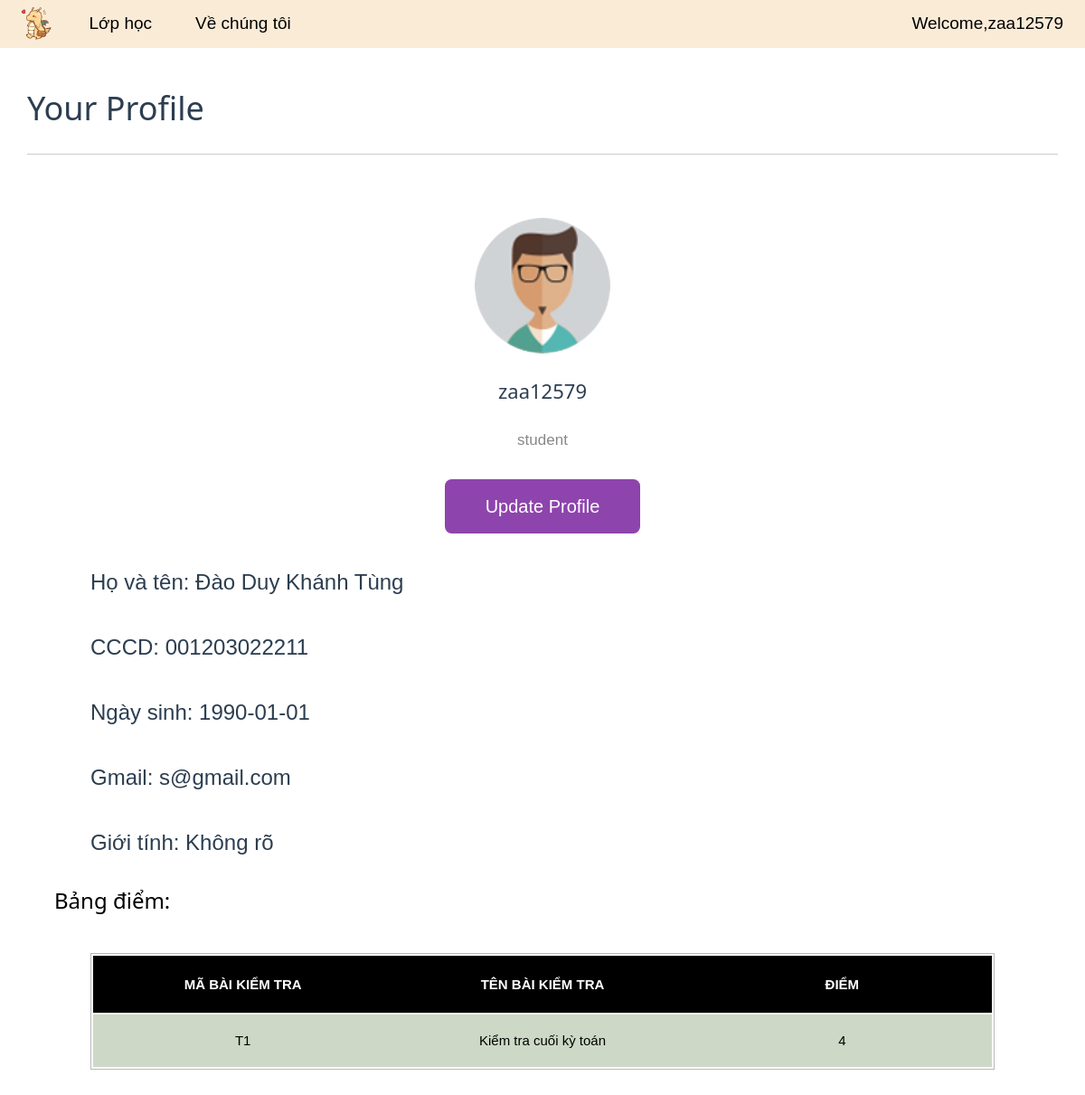
Page /html/profile.php (signed in) on the committed database.
### tables this page shows
CREATE TABLE `user` (
  `ID` int(12) NOT NULL,
  `Username` varchar(18) NOT NULL,
  `Name` varchar(50) DEFAULT NULL,
  `CCCD` varchar(12) DEFAULT NULL,
  `Date_of_birth` date NOT NULL,
  `Gmail` varchar(50) NOT NULL,
  `Password` varchar(32) NOT NULL,
  `Gender` varchar(14) DEFAULT NULL,
  `Signup_date` date NOT NULL DEFAULT current_timestamp(),
  `Active` varchar(12) NOT NULL DEFAULT 'Off'
);

CREATE TABLE `test_result` (
  `Test_id` varchar(3) NOT NULL,
  `Username` varchar(18) NOT NULL,
  `Test_name` varchar(50) NOT NULL,
  `Score` int(3) DEFAULT NULL
);

### html/profile.php (the view, shortened to what this page needs)
<!DOCTYPE html>
<html>
<head>
  <link rel="stylesheet" href="/css/navigation-bar.css">
  <link rel="stylesheet" href="https://cdnjs.cloudflare.com/ajax/libs/font-awesome/6.1.2/css/all.min.css">
  <link rel="stylesheet" type="text/css" href="../css/profile.css">
  <link rel="stylesheet" type="text/css" type="text/css" href="../css/w3.css">
  <link rel="stylesheet" type="text/css" href="../css/navigation-bar.css">
  <link rel="stylesheet" type="text/css" href="../css/table.css">
</head>
<?php
include("./config.php")
?>
<body>
  <div class="w3-bar" style="background-color: antiquewhite;">
    <a class="w3-bar-item w3-button" href="/Btl/xay-dung-web-hoc-online/html/menu.php"><img src="/Btl/xay-dung-web-hoc-online/image/icon/dragon-removebg-preview.png" class="logo"></a>
    <div class="w3-hide-small dropdown-menu-big">
      <div class="w3-dropdown-hover w3-bar-block w3-padding-large">
        <span>Lớp học</span>
      </div>
      <a class="w3-bar-item w3-button w3-padding-large" href="/Btl/xay-dung-web-hoc-online/html/about.html">Về chúng tôi</a>
    </div>
    <div class="authorize">
      <?php if (isset($_SESSION['login_user'])) : ?>
        <?php
        $user_check = $_SESSION['login_user'];
        $ses_sql = mysqli_query($db, "select Username from user where Username = '$user_check' ");
        $row = mysqli_fetch_array($ses_sql, MYSQLI_ASSOC);
        $login_session = $row['Username'];
        echo '<a class="w3-bar-item w3-button w3-right w3-padding-large" href="/Btl/xay-dung-web-hoc-online/html/profile.php">Welcome,' . $login_session . '</a>';
        ?>
      <?php else : ?>
        <a class="w3-bar-item w3-button w3-right w3-padding-large" onclick="login()" href="/Btl/xay-dung-web-hoc-online/html/dang-nhap.php">Đăng
          nhập</a>
        <a class="w3-bar-item w3-button w3-right w3-padding-large" href="/Btl/xay-dung-web-hoc-online/html/dang-ky.php">Đăng Ký</a>
      <?php endif; ?>
    </div>
  </div>
  <section class="user-profile">
    <h1 class="heading">Your profile</h1>
    <div class="info">
      <div class="user">
        <img src="../image/anh-bia/pic-1.jpg" alt="">
        <?php
        $sql = "SELECT * FROM user WHERE username='$login_session'";
        $result = mysqli_query($db, $sql);
        $row = mysqli_fetch_assoc($result);
        echo ('<h3>' . $login_session . '</h3>')
        ?>
        <p>student</p>
        <a href="./updateprofile.php" class="inline-btn">update profile</a>
      </div>
      <div class="profile">
        <?php
        echo ('<p class:"info">Họ và tên: ' . $row['Name'] . '</p>');
        echo ('<p class:"info">CCCD: ' . $row['CCCD'] . '</p>');
        echo ('<p class:"info">Ngày sinh: ' . $row['Date_of_birth'] . '</p>');
        echo ('<p class:"info">Gmail: ' . $row['Gmail'] . '</p>');
        echo ('<p class:"info">Giới tính: ' . $row['Gender'] . '</p>');
        ?>
      </div>
      <h3>Bảng điểm:</h3>
    </div>
    <div class="container">
      <table>
        <thead>
          <tr class="table_header">
            <th class="hd"><a href="#" class="filter__link filter__link--number" id="question_id_list">Mã bài kiểm tra</a></th>
            <th class="hd"><a href="#" class="filter__link filter__link--number" id="">Tên bài kiểm tra</a></th>
            <th class="hd"><a href="#" class="filter__link filter__link--number">Điểm</a></th>
          </tr>
        </thead>
        <tbody>
          <?php
          $sql1 = "SELECT * FROM test_result WHERE `Username`='$login_session'";
          $result = mysqli_query($db, $sql1);
          while ($row = mysqli_fetch_assoc($result)) {
          ?>
            <tr>
              <td><?php echo $row['Test_id']; ?></td>
              <td><?php echo $row['Test_name']; ?></td>
              <td><?php echo $row['Score']; ?></td>
            </tr>
          <?php
          }
          ?>
        </tbody>
      </table>
    </div>
  </section>
</body>
</html>

### css/navigation-bar.css (style rules this page uses)
.logo { height: 37px; }
.w3-button { border-radius: 7px; }
.w3-bar { font-size: 19px; }
.dropdown-menu-big .w3-dropdown-hover:first-child, .dropdown-menu .w3-dropdown-hover:first-child { background-color: antiquewhite; }

### css/profile.css (style rules this page uses)
:root { --main-color: #8e44ad; --red: #e74c3c; --orange: #f39c12; --light-color: #888; --light-bg: #eee; --black: #2c3e50; --white: #fff; --border: .1rem solid rgba(0, 0, 0, .2); }
* { font-family: 'Nunito', sans-serif; margin: 0; padding: 0; box-sizing: border-box; outline: none; border: none; text-decoration: none; }
html { font-size: 62.5%; overflow-x: hidden; }
section { padding: 2rem; margin: 0 auto; max-width: 1200px; }
.heading { color: var(--black); margin-bottom: 2.5rem; border-bottom: var(--border); padding-bottom: 1.5rem; text-transform: capitalize; }
.inline-btn, .inline-option-btn, .inline-delete-btn, .btn, .delete-btn, .option-btn { border-radius: .5rem; color: #fff; font-size: 20px; cursor: pointer; text-transform: capitalize; padding: 1rem 3rem; text-align: center; margin-top: 1rem; }
.inline-btn, .inline-option-btn, .inline-delete-btn { display: inline-block; }
.btn, .inline-btn { background-color: var(--main-color); }
.user-profile .info { background-color: var(--white); border-radius: .5rem; padding: 2rem; }
.user-profile .info .user { text-align: center; margin-bottom: 1rem; padding: .2rem; }
.user-profile .info .user img { height: 10rem; width: 10rem; border-radius: 50%; object-fit: cover; margin-bottom: 1rem; }
.user-profile .info .user h3 { font-size: 22px; color: var(--black); }
.user-profile .info .user p { font-size: 17px; color: var(--light-color); padding: 15px 0; }
.profile { line-height: 3; color: #2c3e50; max-width: 1000px; margin-right: auto; margin-left: auto; justify-content: center; align-items: center; }
.info { font-size: 24px; }

### css/w3.css (style rules this page uses)
html { box-sizing:border-box }
*,*:before,*:after { box-sizing:inherit }
html { -ms-text-size-adjust:100%;-webkit-text-size-adjust:100% }
body { margin:0 }
article,aside,details,figcaption,figure,footer,header,main,menu,nav,section { display:block }
a { background-color:transparent }
img { border-style:none }
html,body { font-family:Verdana,sans-serif;font-size:15px;line-height:1.5 }
html { overflow-x:hidden }
h1 { font-size:36px }
h3 { font-size:24px }
h1,h2,h3,h4,h5,h6 { font-family:"Segoe UI",Arial,sans-serif;font-weight:400;margin:10px 0 }
img { vertical-align:middle }
a { color:inherit }
.w3-btn,.w3-button { border:none;display:inline-block;padding:8px 16px;vertical-align:middle;overflow:hidden;text-decoration:none;color:inherit;background-color:inherit;text-align:center;cursor:pointer;white-space:nowrap }
.w3-btn,.w3-button { -webkit-touch-callout:none;-webkit-user-select:none;-khtml-user-select:none;-moz-user-select:none;-ms-user-select:none;user-select:none }
.w3-dropdown-click,.w3-dropdown-hover { position:relative;display:inline-block;cursor:pointer }
.w3-dropdown-hover:first-child,.w3-dropdown-click:hover { background-color:#ccc;color:#000 }
.w3-bar { width:100%;overflow:hidden }
.w3-bar .w3-bar-item { padding:8px 16px;float:left;width:auto;border:none;display:block;outline:0 }
.w3-bar .w3-dropdown-hover,.w3-bar .w3-dropdown-click { position:static;float:left }
.w3-bar .w3-button { white-space:normal }
.w3-container:after,.w3-container:before,.w3-panel:after,.w3-panel:before,.w3-row:after,.w3-row:before,.w3-row-padding:after,.w3-row-padding:before, .w3-cell-row:before,.w3-cell-row:after,.w3-clear:after,.w3-clear:before,.w3-bar:before,.w3-bar:after { content:"";display:table;clear:both }
.w3-padding-large { padding:12px 24px!important }
.w3-right { float:right!important }

### css/table.css (style rules this page uses)
.container { max-width: 1000px; margin-right: auto; margin-left: auto; display: flex; justify-content: center; align-items: center; }
table { width: 100%; border: 1px solid rgb(184, 184, 184); }
.table_header { display: flex; width: 100%; background: #000; padding: 18px 0; }
td, th { flex: 1 1 20%; text-align: center; }
th { text-transform: uppercase; }

### rows in the picture
user: Username "zaa12579", Name "Đào Duy Khánh Tùng", CCCD "001203022211", Date_of_birth "1990-01-01", Gmail "s@gmail.com", Gender "Không rõ"
test_result: Test_id "T1", Test_name "Kiểm tra cuối kỳ toán", Score "4"
